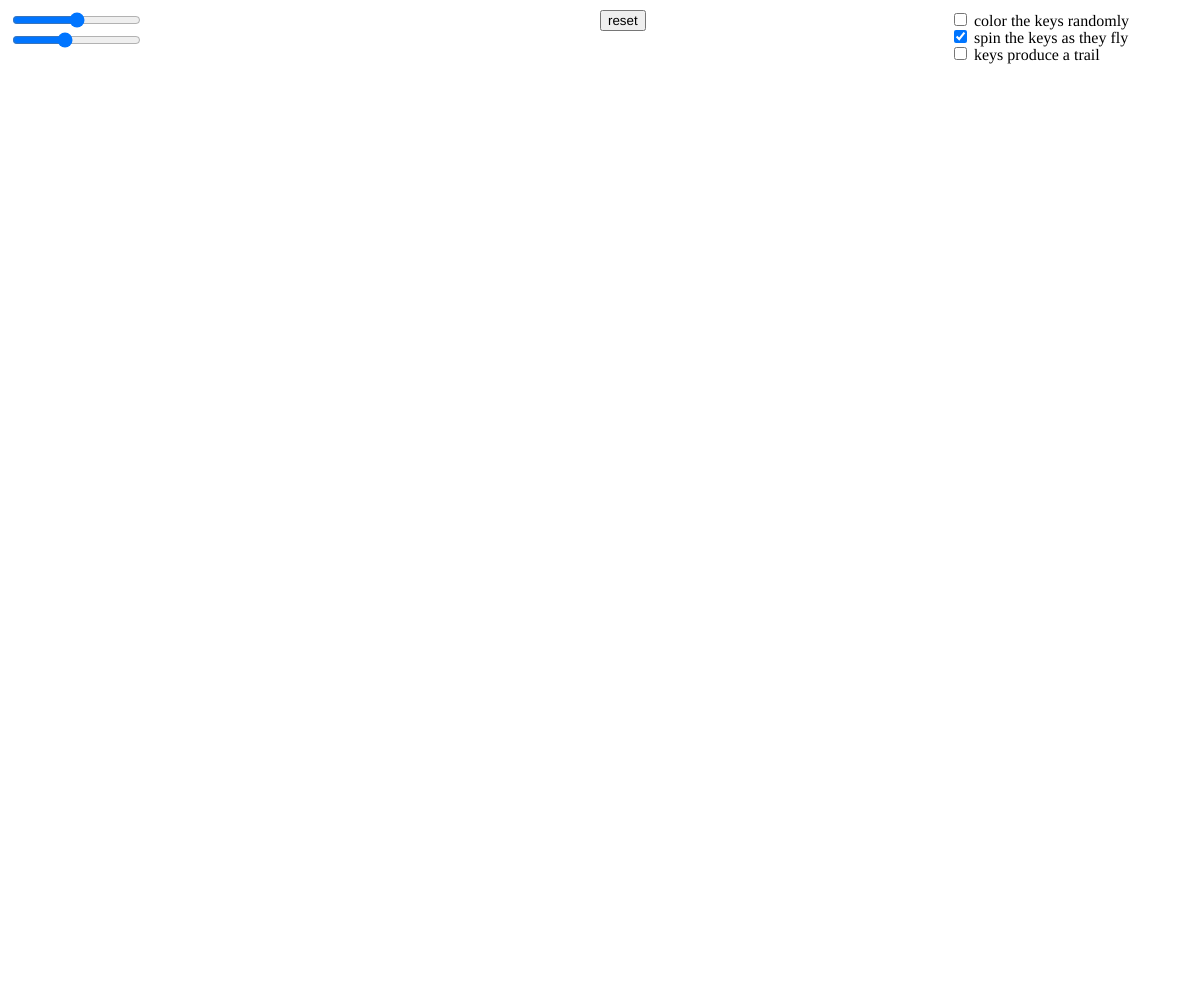
Frame 1 (no input)
Frame 60 (no input): identical to frame 1, image omitted
Frame 120 (the mouse pressed at the canvas centre since frame 60): identical to frame 1, image omitted

The p5.js sketch that drew this single still picture (run headless with seeded random() and noise() and a simulated clock; from frame 60 on, the mouse is pressed at the canvas centre):

// p5.js sketch
// ── sketch.js
// by [reiwa](https://github.com/rbstrachan/p5.js)

// inspiration from
// https://github.com/CodingTrain/Suggestion-Box/issues/317

// let _todo = [
//   'fix bouncing calculation to account for when the key doesnt land flat',
//   'add text labels to sliders'
// ];

// let _new = [
//   'you can now customise default functionality and properties via checkboxes and sliders',
//   'keys are now assigned random colors by default',
//   'keys 'F' and 'J' now have homing bars',
//   'keys now look like actual mechanical keyboard keys',
//   'keys now rotate as a function of their horizontal direction, left rotates left, right rotates right',
//   'keys now rotate slightly faster',
//   'keys now get deleted when off screen to improve performance'
// ];

// declare global variables
let keys = []; // initialize a new array to hold the list of keys pressed
let colours = [
  { backRect: '#d9201d', foreRect: '#f94434', foreRectStroke: '#c31d1a', letter: '#fff' }, // red
  { backRect: '#ff891d', foreRect: '#ffb048', foreRectStroke: '#e57b1a', letter: '#000' }, // orange
  { backRect: '#fff633', foreRect: '#ffff45', foreRectStroke: '#e5dd2e', letter: '#000' }, // yellow
  { backRect: '#00ad57', foreRect: '#45d178', foreRectStroke: '#009b4e', letter: '#000' }, // green
  { backRect: '#00d2fb', foreRect: '#65ffff', foreRectStroke: '#00bde1', letter: '#000' }, // blue
  { backRect: '#8473db', foreRect: '#a490fc', foreRectStroke: '#7767c5', letter: '#000' }, // violet
  { backRect: '#ccc', foreRect: '#fcfcfc', foreRectStroke: '#b7b7b7', letter: '#000'}     // gray
];
let textSizeSlider, strokeWeightSlider, resetButton, randomColourCheckbox, spinCheckbox, traceCheckbox;
let tssDefault = 30;
let rectStrokeWidth;

// this function is automatically called once by p5.js on page load
function setup() {
  createCanvas(windowWidth, windowHeight);
  background(255)
  textAlign(CENTER, CENTER);
  fill(0);
  
  // define checkboxes to allow user to define functionality
  randomColourCheckbox = createCheckbox(' color the keys randomly', false);
  randomColourCheckbox.position(width - 250, 10);
  
  spinCheckbox = createCheckbox(' spin the keys as they fly', true);
  spinCheckbox.position(width - 250, randomColourCheckbox.height + 7);
  
  traceCheckbox = createCheckbox(' keys produce a trail', false);
  traceCheckbox.position(width - 250, spinCheckbox.height + 24);

  // add a reset button to clear the canvas and delete all Key objects
  resetButton = createButton('reset');
  resetButton.position(width / 2, 10);
  resetButton.mousePressed(() => {
    keys.length = 0;
    background(255);
  });

  // add sliders for interactivity
  textSizeSlider = createSlider(10, 50, tssDefault);
  textSizeSlider.position(10, 10);
  
  strokeWeightSlider = createSlider(1, 6, 3);
  strokeWeightSlider.position(10, 30);
}

// when a key is pressed, construct a new Key object and initialize its default parameters
function keyPressed() {
  let newKey = new Key(keyCode, random((width / 2) - 50, (width / 2) + 50), height);
  keys.push(newKey); // push the Key object to the keys array
}

// the draw function is automatically called by p5.js every frame
function draw() {
  textSize(textSizeSlider.value());
  rectStrokeWidth = strokeWeightSlider.value() * textSizeSlider.value() / tssDefault;
  
  // if selected, redraw the white background every frame to prevent ghosting 
  if (!traceCheckbox.checked()) background(255);

  // for each key, update its parameters, then draw it
  for (let i = keys.length - 1; i >= 0; --i) {
    keys[i].update();
    keys[i].drawKey();

    // there is no need to continue updating keys that have gone off the screen
    // remove out-of-view keys from the keys array
    if (keys[i].x + (keys[i].size * sqrt(2)) < 0 || keys[i].x > width) {
      keys.splice(i, 1);
    }
  }
}

// define the Key class
class Key {
  // the constructor takes the keyCode and an initial position as arguments
  constructor(code, x, y) {
    this.letter = String.fromCharCode(code); // convert the keyCode to a string
    this.x = x;
    this.y = y;
    this.vy = -random(15, 30); // choose an initial upwards velocity at random
    this.vx = random(3, 9) * (Math.random() < 0.5 ? -1 : 1); // choose a horizontal speed at random, including wether the key will go to the left or the right
    this.size = textSize() * 3.5; // set the size of the key as a function of the user define textSize
    this.angle = 0;
    this.rotSpeed = random(0.075, 0.125) * (this.vx < 0 ? -1 : 1); // set the speed of the rotation of the key at random, taking into account the direction the key is travelling
    this.colour = randomColourCheckbox.checked() ? random(colours) : colours[colours.length - 1]; // randomly set the colour of the key from the colours array if the user chooses 
  }
  
  update() {
    this.y += this.vy; // move the key up
    this.vy += 0.5; // decrease the vertical velocity to mimic gravity
    this.x += this.vx; // move the key horizontally as previously calculated
    this.angle += spinCheckbox.checked() ? this.rotSpeed : 0; // if user chooses, spin the keys
    
    // bounce off the bottom
    // if the `y` coordinate of the bottom of the key is greater than the height of the window, the key has touched the bottom of the screen, so we need to bounce
    // an additional check is performed to ensure the velocity of the key is positive (falling) to ensure this code is not run when the key is initially constructed
    if (this.y + this.size > height && this.vy > 0) {
      this.y = height - this.size; // place the key on the very bottom of the screen
      this.rotSpeed *= 0.9; // reduce its rotation speed to mimic friction
      this.vy *= -0.7; // invert the velocity to make it go up instead of down. reduce upward bounce to mimic loss of energy
    }
  }

  drawKey() {
    push(); // necessary to make sure changes are applied to each individual key and not all keys simulteanously -- same with pop() at the end

    // move the origin to the center of the key, rotate the key, then move the origin to the top left corner of the key for the operations that follow
    translate(this.x + this.size / 2, this.y + this.size / 2);
    rotate(this.angle);
    translate(-this.size / 2, -this.size / 2); // 
    
    // background rectangle
    fill(this.colour.backRect);
    stroke(0);
    strokeWeight(rectStrokeWidth);
    rect(0, 0, this.size, this.size, 5); // create the key with rounded corners of radius 5
    
    // foreground rectangle
    fill(this.colour.foreRect);
    stroke(this.colour.foreRectStroke);
    strokeWeight(rectStrokeWidth);
    rect(this.size * 1 / 8, this.size * 3 / 32, this.size * 3 / 4, this.size * 3 / 4, 3);
    noStroke(); // remove the stroke to prevent the key letters inheriting it
    
    // if the key is an 'F' or 'J', add a homing bar
    if (this.letter == 'F' || this.letter == 'J') {
      fill(this.colour.backRect);
      rect(this.size * 5 / 12, this.size * 17 / 24, this.size / 4, this.size / 20, 1);
    }
    
    // add the string of the letter that was pressed to the key
    fill(this.colour.letter);
    textFont('Inter');
    textStyle(NORMAL);
    text(this.letter, this.size / 3, this.size / 3);
    
    pop();
  }
}
